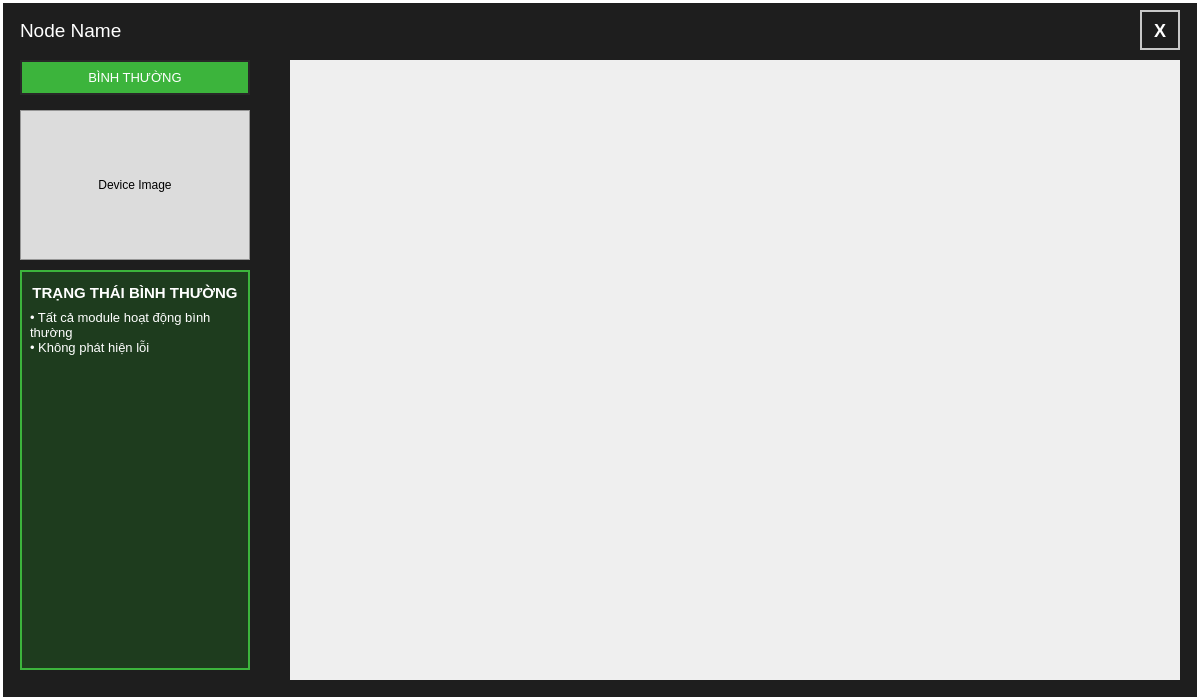
<?xml version="1.0" encoding="UTF-8"?>
<ui version="4.0">
 <class>InfoPanelWidget</class>
 <widget class="QWidget" name="InfoPanelWidget">
  <property name="geometry">
   <rect>
    <x>0</x>
    <y>0</y>
    <width>1200</width>
    <height>700</height>
   </rect>
  </property>
  <property name="windowTitle">
   <string>Info Panel</string>
  </property>
  <property name="styleSheet">
   <string notr="true">QWidget#InfoPanelWidget {
    background-color: rgba(30, 30, 30, 255);
    border: 3px solid rgb(255, 255, 255);
}</string>
  </property>
  
  <!-- Header Section -->
  <widget class="QWidget" name="headerWidget">
   <property name="geometry">
    <rect>
     <x>0</x>
     <y>0</y>
     <width>1200</width>
     <height>60</height>
    </rect>
   </property>
   
   <!-- Title Label -->
   <widget class="QLabel" name="titleLabel">
    <property name="geometry">
     <rect>
      <x>20</x>
      <y>15</y>
      <width>1100</width>
      <height>30</height>
     </rect>
    </property>
    <property name="font">
     <font>
      <family>Arial</family>
      <pointsize>14</pointsize>
     </font>
    </property>
    <property name="styleSheet">
     <string notr="true">color: rgb(255, 255, 255);</string>
    </property>
    <property name="text">
     <string>Node Name</string>
    </property>
    <property name="alignment">
     <set>Qt::AlignLeft|Qt::AlignVCenter</set>
    </property>
   </widget>
   
   <!-- Close Button -->
   <widget class="QPushButton" name="closeButton">
    <property name="geometry">
     <rect>
      <x>1140</x>
      <y>10</y>
      <width>40</width>
      <height>40</height>
     </rect>
    </property>
    <property name="styleSheet">
     <string notr="true">QPushButton {
    background-color: transparent;
    border: 2px solid rgb(200, 200, 200);
    color: rgb(255, 255, 255);
    font-size: 18px;
    font-weight: bold;
}
QPushButton:hover {
    background-color: rgba(255, 255, 255, 30);
    border-color: rgb(255, 255, 255);
}
QPushButton:pressed {
    background-color: rgba(255, 255, 255, 50);
}</string>
    </property>
    <property name="text">
     <string>X</string>
    </property>
   </widget>
  </widget>
  
  <!-- Left Sidebar -->
  <widget class="QWidget" name="leftSidebar">
   <property name="geometry">
    <rect>
     <x>20</x>
     <y>60</y>
     <width>250</width>
     <height>620</height>
    </rect>
   </property>
   
   <!-- Status Box -->
   <widget class="QLabel" name="statusLabel">
    <property name="geometry">
     <rect>
      <x>0</x>
      <y>0</y>
      <width>230</width>
      <height>35</height>
     </rect>
    </property>
    <property name="font">
     <font>
      <family>Arial</family>
      <pointsize>10</pointsize>
     </font>
    </property>
    <property name="styleSheet">
     <string notr="true">QLabel {
    background-color: rgb(60, 180, 60);
    border: 2px solid rgb(40, 40, 40);
    color: rgb(255, 255, 255);
}</string>
    </property>
    <property name="text">
     <string>BÌNH THƯỜNG</string>
    </property>
    <property name="alignment">
     <set>Qt::AlignCenter</set>
    </property>
   </widget>
   
   <!-- Device Image Label -->
   <widget class="QLabel" name="deviceImageLabel">
    <property name="geometry">
     <rect>
      <x>0</x>
      <y>50</y>
      <width>230</width>
      <height>150</height>
     </rect>
    </property>
    <property name="styleSheet">
     <string notr="true">QLabel {
    background-color: rgb(220, 220, 220);
    border: 1px solid rgb(150, 150, 150);
}</string>
    </property>
    <property name="text">
     <string>Device Image</string>
    </property>
    <property name="alignment">
     <set>Qt::AlignCenter</set>
    </property>
    <property name="scaledContents">
     <bool>false</bool>
    </property>
   </widget>
   
   <!-- Error Info Box -->
   <widget class="QWidget" name="errorInfoBox">
    <property name="geometry">
     <rect>
      <x>0</x>
      <y>210</y>
      <width>230</width>
      <height>400</height>
     </rect>
    </property>
    <property name="styleSheet">
     <string notr="true">QWidget#errorInfoBox {
    background-color: rgb(30, 60, 30);
    border: 2px solid rgb(60, 180, 60);
}</string>
    </property>
    
    <!-- Error Title -->
    <widget class="QLabel" name="errorTitleLabel">
     <property name="geometry">
      <rect>
       <x>10</x>
       <y>10</y>
       <width>210</width>
       <height>25</height>
      </rect>
     </property>
     <property name="font">
      <font>
       <family>Arial</family>
       <pointsize>11</pointsize>
       <weight>75</weight>
       <bold>true</bold>
      </font>
     </property>
     <property name="styleSheet">
      <string notr="true">color: rgb(255, 255, 255);
background-color: transparent;
border: none;</string>
     </property>
     <property name="text">
      <string>TRẠNG THÁI BÌNH THƯỜNG</string>
     </property>
     <property name="alignment">
      <set>Qt::AlignCenter</set>
     </property>
    </widget>
    
    <!-- Error Content -->
    <widget class="QLabel" name="errorContentLabel">
     <property name="geometry">
      <rect>
       <x>10</x>
       <y>40</y>
       <width>210</width>
       <height>350</height>
      </rect>
     </property>
     <property name="font">
      <font>
       <family>Arial</family>
       <pointsize>10</pointsize>
      </font>
     </property>
     <property name="styleSheet">
      <string notr="true">color: rgb(255, 255, 255);
background-color: transparent;
border: none;</string>
     </property>
     <property name="text">
      <string>• Tất cả module hoạt động bình thường
• Không phát hiện lỗi</string>
     </property>
     <property name="alignment">
      <set>Qt::AlignTop</set>
     </property>
     <property name="wordWrap">
      <bool>true</bool>
     </property>
    </widget>
   </widget>
  </widget>
  
  <!-- Main Content Area (Scroll Area for Modules) -->
  <widget class="QScrollArea" name="moduleScrollArea">
   <property name="geometry">
    <rect>
     <x>290</x>
     <y>60</y>
     <width>890</width>
     <height>620</height>
    </rect>
   </property>
   <property name="styleSheet">
    <string notr="true">QScrollArea {
    background-color: transparent;
    border: none;
}
QScrollBar:vertical {
    background-color: rgb(60, 60, 60);
    width: 8px;
    margin: 5px 0px 5px 0px;
}
QScrollBar::handle:vertical {
    background-color: rgb(150, 150, 150);
    min-height: 20px;
}
QScrollBar::add-line:vertical, QScrollBar::sub-line:vertical {
    height: 0px;
}
QScrollBar::add-page:vertical, QScrollBar::sub-page:vertical {
    background: none;
}</string>
   </property>
   <property name="widgetResizable">
    <bool>true</bool>
   </property>
   <property name="horizontalScrollBarPolicy">
    <enum>Qt::ScrollBarAlwaysOff</enum>
   </property>
   
   <!-- Scroll Area Widget Contents -->
   <widget class="QWidget" name="scrollAreaWidgetContents">
    <property name="geometry">
     <rect>
      <x>0</x>
      <y>0</y>
      <width>882</width>
      <height>620</height>
     </rect>
    </property>
    
    <!-- Modules Container (will be populated dynamically) -->
    <layout class="QVBoxLayout" name="modulesLayout">
     <property name="spacing">
      <number>15</number>
     </property>
     <property name="leftMargin">
      <number>20</number>
     </property>
     <property name="topMargin">
      <number>10</number>
     </property>
     <property name="rightMargin">
      <number>20</number>
     </property>
     <property name="bottomMargin">
      <number>10</number>
     </property>
    </layout>
   </widget>
  </widget>
 </widget>
 <resources/>
 <connections/>
</ui>
